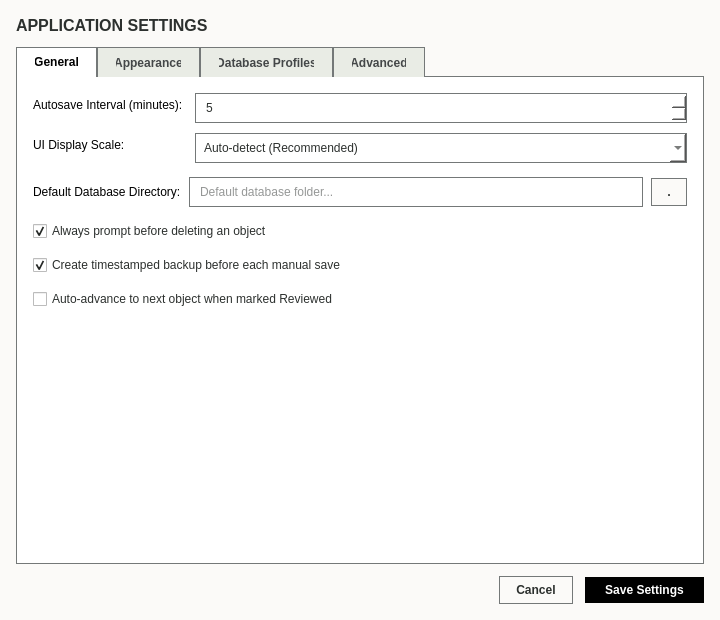
<?xml version="1.0" encoding="UTF-8"?>
<ui version="4.0">
 <class>UnifiedSettingsDialog</class>
 <widget class="QDialog" name="UnifiedSettingsDialog">
  <property name="geometry">
   <rect>
    <x>0</x>
    <y>0</y>
    <width>720</width>
    <height>620</height>
   </rect>
  </property>
  <property name="minimumSize">
   <size>
    <width>600</width>
    <height>500</height>
   </size>
  </property>
  <property name="windowTitle">
   <string>Settings</string>
  </property>
  <property name="styleSheet">
   <string notr="true">QDialog#UnifiedSettingsDialog {
    background-color: #fbfaf8;
    color: #2c302e;
    font-family: 'Segoe UI', 'Inter', -apple-system, sans-serif;
}

QTabWidget::pane {
    border: 1px solid #747878;
    background-color: #ffffff;
    top: -1px;
}

QTabBar::tab {
    background-color: #e9ece5;
    color: #444748;
    border: 1px solid #747878;
    border-bottom: none;
    padding: 7px 18px;
    font-weight: bold;
    font-size: 12px;
}
QTabBar::tab:selected {
    background-color: #ffffff;
    color: #000000;
    border-bottom: 1px solid #ffffff;
}

QLineEdit, QSpinBox, QComboBox {
    background-color: #ffffff;
    color: #2c302e;
    border: 1px solid #747878;
    border-radius: 0px;
    padding: 6px 8px;
    font-size: 12px;
}
QLineEdit:focus, QSpinBox:focus, QComboBox:focus {
    border: 1px solid #000000;
}

QCheckBox {
    font-size: 12px;
    color: #2c302e;
}

QPushButton {
    background-color: #fbfaf8;
    color: #2c302e;
    border: 1px solid #747878;
    border-radius: 0px;
    padding: 6px 16px;
    font-size: 12px;
    font-weight: 600;
}
QPushButton:hover {
    background-color: #e9ece5;
}

QPushButton#btn_save {
    background-color: #000000;
    color: #ffffff;
    border: none;
    padding: 6px 20px;
}
QPushButton#btn_save:hover {
    background-color: #2c302e;
}</string>
  </property>
  <layout class="QVBoxLayout" name="root_layout">
   <property name="spacing">
    <number>12</number>
   </property>
   <property name="leftMargin">
    <number>16</number>
   </property>
   <property name="topMargin">
    <number>16</number>
   </property>
   <property name="rightMargin">
    <number>16</number>
   </property>
   <property name="bottomMargin">
    <number>16</number>
   </property>
   <item>
    <widget class="QLabel" name="lbl_title">
     <property name="styleSheet">
      <string notr="true">font-size: 16px; font-weight: bold; color: #2c302e;</string>
     </property>
     <property name="text">
      <string>APPLICATION SETTINGS</string>
     </property>
    </widget>
   </item>
   <item>
    <widget class="QTabWidget" name="tab_widget">
     <property name="currentIndex">
      <number>0</number>
     </property>
     <widget class="QWidget" name="tab_general">
      <attribute name="title">
       <string>General</string>
      </attribute>
      <layout class="QVBoxLayout" name="general_layout">
       <property name="spacing">
        <number>14</number>
       </property>
       <property name="leftMargin">
        <number>16</number>
       </property>
       <property name="topMargin">
        <number>16</number>
       </property>
       <property name="rightMargin">
        <number>16</number>
       </property>
       <property name="bottomMargin">
        <number>16</number>
       </property>
       <item>
        <layout class="QFormLayout" name="general_form">
         <property name="horizontalSpacing">
          <number>12</number>
         </property>
         <property name="verticalSpacing">
          <number>10</number>
         </property>
         <item row="0" column="0">
          <widget class="QLabel" name="lbl_autosave">
           <property name="text">
            <string>Autosave Interval (minutes):</string>
           </property>
          </widget>
         </item>
         <item row="0" column="1">
          <widget class="QSpinBox" name="spin_autosave">
           <property name="minimum">
            <number>1</number>
           </property>
           <property name="maximum">
            <number>60</number>
           </property>
           <property name="value">
            <number>5</number>
           </property>
          </widget>
         </item>
         <item row="1" column="0">
          <widget class="QLabel" name="lbl_scale">
           <property name="text">
            <string>UI Display Scale:</string>
           </property>
          </widget>
         </item>
         <item row="1" column="1">
          <widget class="QComboBox" name="combo_scale">
           <item>
            <property name="text">
             <string>Auto-detect (Recommended)</string>
            </property>
           </item>
           <item>
            <property name="text">
             <string>100% (Standard)</string>
            </property>
           </item>
           <item>
            <property name="text">
             <string>125%</string>
            </property>
           </item>
           <item>
            <property name="text">
             <string>150% (High DPI)</string>
            </property>
           </item>
           <item>
            <property name="text">
             <string>200% (Ultra HD)</string>
            </property>
           </item>
          </widget>
         </item>
        </layout>
       </item>
       <item>
        <layout class="QHBoxLayout" name="default_path_layout">
         <property name="spacing">
          <number>8</number>
         </property>
         <item>
          <widget class="QLabel" name="lbl_default_path">
           <property name="text">
            <string>Default Database Directory:</string>
           </property>
          </widget>
         </item>
         <item>
          <widget class="QLineEdit" name="input_default_db_path">
           <property name="placeholderText">
            <string>Default database folder...</string>
           </property>
          </widget>
         </item>
         <item>
          <widget class="QPushButton" name="btn_browse_default_path">
           <property name="maximumSize">
            <size>
             <width>36</width>
             <height>16777215</height>
            </size>
           </property>
           <property name="text">
            <string>…</string>
           </property>
          </widget>
         </item>
        </layout>
       </item>
       <item>
        <widget class="QCheckBox" name="chk_confirm_delete">
         <property name="text">
          <string>Always prompt before deleting an object</string>
         </property>
         <property name="checked">
          <bool>true</bool>
         </property>
        </widget>
       </item>
       <item>
        <widget class="QCheckBox" name="chk_auto_backup">
         <property name="text">
          <string>Create timestamped backup before each manual save</string>
         </property>
         <property name="checked">
          <bool>true</bool>
         </property>
        </widget>
       </item>
       <item>
        <widget class="QCheckBox" name="chk_auto_advance">
         <property name="text">
          <string>Auto-advance to next object when marked Reviewed</string>
         </property>
        </widget>
       </item>
       <item>
        <spacer name="spacer_gen_bottom">
         <property name="orientation">
          <enum>Qt::Orientation::Vertical</enum>
         </property>
         <property name="sizeHint" stdset="0">
          <size>
           <width>20</width>
           <height>40</height>
          </size>
         </property>
        </spacer>
       </item>
      </layout>
     </widget>
     <widget class="QWidget" name="tab_appearance">
      <attribute name="title">
       <string>Appearance</string>
      </attribute>
      <layout class="QVBoxLayout" name="appearance_layout">
       <property name="spacing">
        <number>14</number>
       </property>
       <property name="leftMargin">
        <number>16</number>
       </property>
       <property name="topMargin">
        <number>16</number>
       </property>
       <property name="rightMargin">
        <number>16</number>
       </property>
       <property name="bottomMargin">
        <number>16</number>
       </property>
       <item>
        <widget class="QCheckBox" name="chk_dark_mode">
         <property name="text">
          <string>Dark Theme Mode</string>
         </property>
        </widget>
       </item>
       <item>
        <widget class="QCheckBox" name="chk_problem_highlights">
         <property name="text">
          <string>Enable Problem Field Highlights</string>
         </property>
         <property name="checked">
          <bool>true</bool>
         </property>
        </widget>
       </item>
       <item>
        <layout class="QFormLayout" name="appearance_form">
         <property name="horizontalSpacing">
          <number>12</number>
         </property>
         <property name="verticalSpacing">
          <number>10</number>
         </property>
         <item row="0" column="0">
          <widget class="QLabel" name="lbl_highlight_color">
           <property name="text">
            <string>Highlight Color Style:</string>
           </property>
          </widget>
         </item>
         <item row="0" column="1">
          <widget class="QComboBox" name="combo_highlight_color">
           <item>
            <property name="text">
             <string>Default (Red)</string>
            </property>
           </item>
           <item>
            <property name="text">
             <string>Yellow</string>
            </property>
           </item>
           <item>
            <property name="text">
             <string>Orange</string>
            </property>
           </item>
           <item>
            <property name="text">
             <string>Blue</string>
            </property>
           </item>
          </widget>
         </item>
        </layout>
       </item>
       <item>
        <widget class="QCheckBox" name="chk_large_reviewed_btn">
         <property name="text">
          <string>Large 'Mark Reviewed' Button</string>
         </property>
        </widget>
       </item>
       <item>
        <widget class="QCheckBox" name="chk_snap_lock">
         <property name="text">
          <string>Snap Window Layout Grid</string>
         </property>
        </widget>
       </item>
       <item>
        <spacer name="spacer_app_bottom">
         <property name="orientation">
          <enum>Qt::Orientation::Vertical</enum>
         </property>
         <property name="sizeHint" stdset="0">
          <size>
           <width>20</width>
           <height>40</height>
          </size>
         </property>
        </spacer>
       </item>
      </layout>
     </widget>
     <widget class="QWidget" name="tab_profiles">
      <attribute name="title">
       <string>Database Profiles</string>
      </attribute>
      <layout class="QVBoxLayout" name="profiles_layout">
       <property name="spacing">
        <number>10</number>
       </property>
       <property name="leftMargin">
        <number>16</number>
       </property>
       <property name="topMargin">
        <number>16</number>
       </property>
       <property name="rightMargin">
        <number>16</number>
       </property>
       <property name="bottomMargin">
        <number>16</number>
       </property>
       <item>
        <widget class="QLabel" name="lbl_prof_desc">
         <property name="styleSheet">
          <string notr="true">color: #747878; font-size: 12px;</string>
         </property>
         <property name="text">
          <string>Configured schema definitions and column mappings for different collections.</string>
         </property>
        </widget>
       </item>
       <item>
        <widget class="QListWidget" name="list_profiles"/>
       </item>
       <item>
        <layout class="QHBoxLayout" name="prof_btn_layout">
         <item>
          <widget class="QPushButton" name="btn_add_profile">
           <property name="cursor">
            <cursorShape>PointingHandCursor</cursorShape>
           </property>
           <property name="text">
            <string>+ New Profile</string>
           </property>
          </widget>
         </item>
         <item>
          <widget class="QPushButton" name="btn_edit_profile">
           <property name="cursor">
            <cursorShape>PointingHandCursor</cursorShape>
           </property>
           <property name="text">
            <string>Edit</string>
           </property>
          </widget>
         </item>
         <item>
          <widget class="QPushButton" name="btn_delete_profile">
           <property name="cursor">
            <cursorShape>PointingHandCursor</cursorShape>
           </property>
           <property name="text">
            <string>Delete</string>
           </property>
          </widget>
         </item>
         <item>
          <spacer name="spacer_prof">
           <property name="orientation">
            <enum>Qt::Orientation::Horizontal</enum>
           </property>
           <property name="sizeHint" stdset="0">
            <size>
             <width>40</width>
             <height>20</height>
            </size>
           </property>
          </spacer>
         </item>
        </layout>
       </item>
      </layout>
     </widget>
     <widget class="QWidget" name="tab_advanced">
      <attribute name="title">
       <string>Advanced</string>
      </attribute>
      <layout class="QVBoxLayout" name="adv_layout">
       <property name="spacing">
        <number>14</number>
       </property>
       <property name="leftMargin">
        <number>16</number>
       </property>
       <property name="topMargin">
        <number>16</number>
       </property>
       <property name="rightMargin">
        <number>16</number>
       </property>
       <property name="bottomMargin">
        <number>16</number>
       </property>
       <item>
        <widget class="QCheckBox" name="chk_debug_logging">
         <property name="text">
          <string>Enable verbose debug error logging to disk</string>
         </property>
        </widget>
       </item>
       <item>
        <widget class="QCheckBox" name="chk_memory_cleanup">
         <property name="text">
          <string>Aggressive image memory garbage collection during list scrolling</string>
         </property>
         <property name="checked">
          <bool>true</bool>
         </property>
        </widget>
       </item>
       <item>
        <widget class="QPushButton" name="btn_clear_caches">
         <property name="cursor">
          <cursorShape>PointingHandCursor</cursorShape>
         </property>
         <property name="text">
          <string>Clear Thumbnail and Suggestion Caches</string>
         </property>
        </widget>
       </item>
       <item>
        <spacer name="spacer_adv_bottom">
         <property name="orientation">
          <enum>Qt::Orientation::Vertical</enum>
         </property>
         <property name="sizeHint" stdset="0">
          <size>
           <width>20</width>
           <height>40</height>
          </size>
         </property>
        </spacer>
       </item>
      </layout>
     </widget>
    </widget>
   </item>
   <item>
    <layout class="QHBoxLayout" name="footer_layout">
     <item>
      <spacer name="spacer_footer">
       <property name="orientation">
        <enum>Qt::Orientation::Horizontal</enum>
       </property>
       <property name="sizeHint" stdset="0">
        <size>
         <width>40</width>
         <height>20</height>
        </size>
       </property>
      </spacer>
     </item>
     <item>
      <widget class="QPushButton" name="btn_cancel">
       <property name="cursor">
        <cursorShape>PointingHandCursor</cursorShape>
       </property>
       <property name="text">
        <string>Cancel</string>
       </property>
      </widget>
     </item>
     <item>
      <widget class="QPushButton" name="btn_save">
       <property name="cursor">
        <cursorShape>PointingHandCursor</cursorShape>
       </property>
       <property name="text">
        <string>Save Settings</string>
       </property>
      </widget>
     </item>
    </layout>
   </item>
  </layout>
 </widget>
 <resources/>
 <connections/>
</ui>
